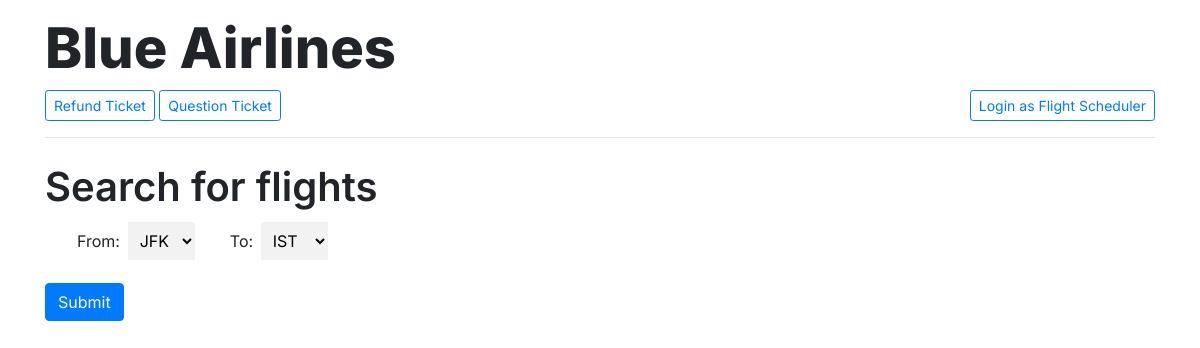
The app's page /, older data.
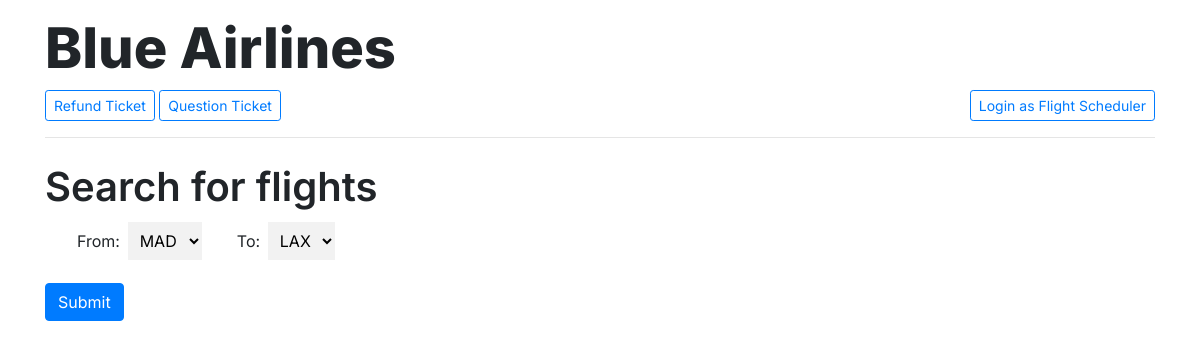
The same page, newer data.
### airlinecontroller/models.py (models this page shows, shortened)
class Flight(models.Model):
    departure_airport = models.CharField(max_length=5)
    destination_airport = models.CharField(max_length=5)
    departure_date = models.DateTimeField("Departure Date")
    arrival_date = models.DateTimeField("Arrival Date")
    gate_number = models.CharField(max_length=10, default="")
    price = models.IntegerField(default=0)
    airplane = models.ForeignKey("Airplane", on_delete=models.CASCADE, related_name="flights")
    flight_crew = models.ForeignKey("FlightCrew", on_delete=models.CASCADE, related_name="flights")
    flight_scheduler = models.ForeignKey("User", on_delete=models.CASCADE, related_name="flights")

### airlinecontroller/views.py (the view)
# urls.py: path("", views.index, name="index"),
def index(request):
    flights = Flight.objects.all()
    departure_airports = set()
    destination_airports = set()
    for flight in flights:
        departure_airports.add(flight.departure_airport)
        destination_airports.add(flight.destination_airport)
    return render(request, "airlinecontroller/index.html", {
        "departure_airports": departure_airports,
        "destination_airports": destination_airports
        })

### airlinecontroller/templates/airlinecontroller/index.html (shortened to what this page needs)
{% extends "airlinecontroller/layout.html" %}
{% load static %}
{% block body %}
    <h1 class="available_flights_header">Search for flights</h1>
    <form action="{% url 'available_flights' %}" method="POST">
        <div class="filter-flight-container">
            <div class="filter-menu"> From:
                <select id="departure_select" name="departure_select">
                    {% for dep in departure_airports %}
                        <option value="{{ dep }}">{{ dep }}</option>
                    {% endfor %}
                </select>
            </div>
            <div class="filter-menu"> To:
                <select id="destination_select" name="destination_select">
                    {% for des in destination_airports %}
                        <option value="{{ des }}">{{ des }}</option>
                    {% endfor %}
                </select>
            </div>
        </div>
        <input type="submit" class="btn btn-primary"/>
    </form>
{% endblock %}

### airlinecontroller/templates/airlinecontroller/layout.html (shortened to what this page needs)
{% load static %}
<!DOCTYPE html>
<html lang="en">
    <head>
        <link rel="stylesheet" href="https://stackpath.bootstrapcdn.com/bootstrap/4.4.1/css/bootstrap.min.css">
        <link rel="stylesheet" href="https://cdnjs.cloudflare.com/ajax/libs/font-awesome/5.15.3/css/all.min.css" />
        <link rel="stylesheet" href="{% static 'airlinecontroller/styles.css' %}">
    </head>
    <body>
        <div class="container">
            <h1 id="blue-airlines-header">Blue Airlines</h1>
                {% if user.is_authenticated %}
                <a class="btn btn-sm btn-outline-primary" href="{% url 'create_flight' %}">Create Flight</a>
                <a class="btn btn-sm btn-outline-primary" href="{% url 'logout' %}">Log Out</a>
                {% else %}
                <a class="btn btn-sm btn-outline-primary login-btn" href="{% url 'login' %}">Login as Flight Scheduler</a>
                <a class="btn btn-sm btn-outline-primary refund-btn" href="{% url 'show_refund_form' %}">Refund Ticket</a>
                <a class="btn btn-sm btn-outline-primary question-ticket-btn" href="{% url 'show_question_ticket_form' %}">Question Ticket</a>
                {% endif %}
                <hr>
            {% block body %}
            {% endblock %}
        </div>
    </body>
</html>

### airlinecontroller/static/airlinecontroller/styles.css (style rules this page uses)
.login-btn { float: right; }
a:last-of-type { margin-left: auto; }
.filter-flight-container { display: flex; flex-direction: row; align-items: center; }
.filter-menu { margin-left: 2rem; }
#blue-airlines-header { margin-top: 15px; font-weight: 800; font-size: 3.5em; font-display: bold; }
* { padding: 0; margin: 0; box-sizing: border-box; font-family: 'Inter', sans-serif }
.available_flights_header { margin-top: 25px; font-weight: 600; }
select { padding: 0.5rem; margin: 0.2rem; border: none; background-color: #f2f2f2; }
select option { padding: 0.2rem; border: none; background-color: #f2f2f2; }
input[type=submit] { margin-top: 1.2rem; }

Row changes from the older to the newer data that the page shows:
removed Flight: departure_select "JFK"
removed Flight: destination_select "IST"
added Flight: departure_select "MAD", destination_select "LAX"
